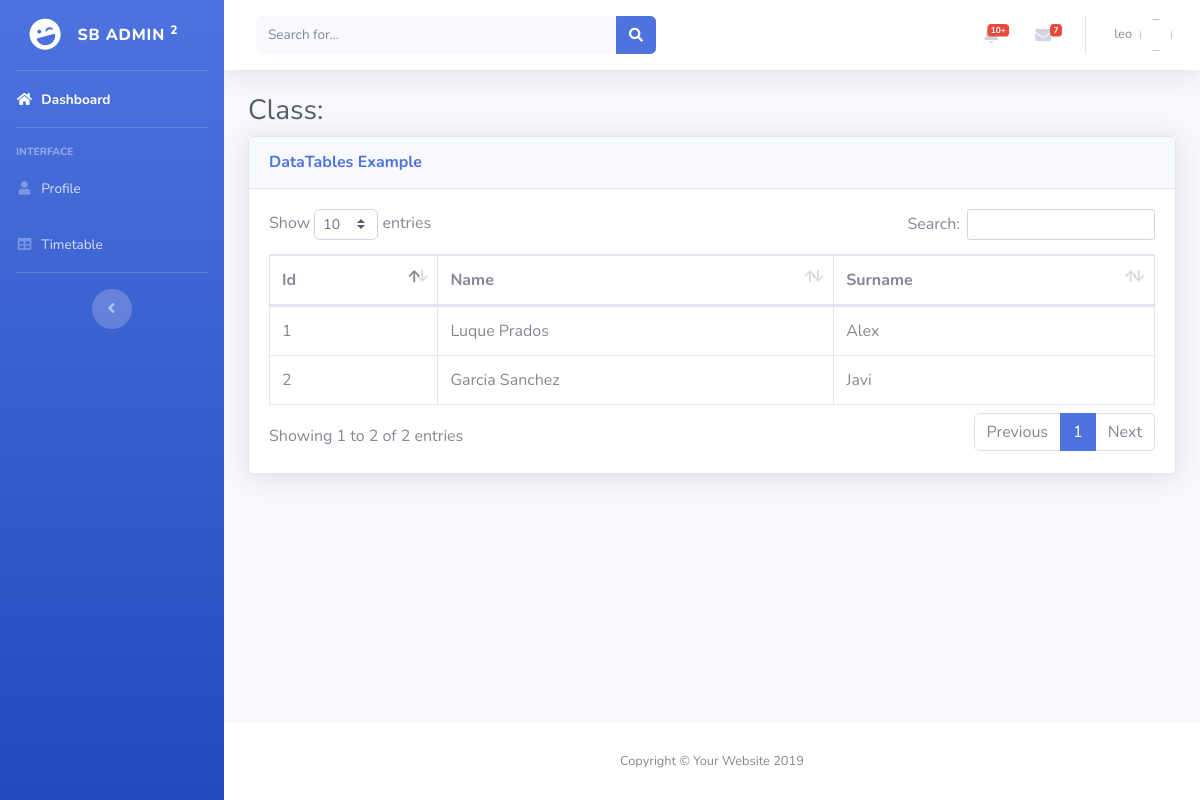
Page /class-detail.php?ID_CLASS=1 (signed in) on the committed database.
### tables this page shows
CREATE TABLE `students` (
  `ID` int(255) NOT NULL,
  `NAME` varchar(30) NOT NULL,
  `SURNAME` varchar(30) NOT NULL,
  `SURNAME2` varchar(30) NOT NULL,
  `ID_CLASS` int(11) DEFAULT NULL
);

### class-detail.php (the view, shortened to what this page needs)
<?php
  require 'database.php';
?>
<!DOCTYPE html>
<html lang="en">
<head>
  <link href="vendor/fontawesome-free/css/all.min.css" rel="stylesheet" type="text/css">
  <link href="css/sb-admin-2.min.css" rel="stylesheet">
  <link href="vendor/datatables/dataTables.bootstrap4.min.css" rel="stylesheet">
</head>
<body id="page-top">
  <div id="wrapper">
	<?php
		require 'sidebar.php';
	?>
    <div id="content-wrapper" class="d-flex flex-column">
      <div id="content">
		<?php
    require 'topbar.php';
  ?>
        <div class="container-fluid">
          <h1 class="h3 mb-2 text-gray-800">Class: </h1>
          <div class="card shadow mb-4">
            <div class="card-header py-3">
              <h6 class="m-0 font-weight-bold text-primary">DataTables Example</h6>
            </div>
            <div class="card-body">
              <div class="table-responsive">
                <table class="table table-bordered" id="dataTable" width ="100%" cellspacing="0">
                  <thead>
                    <tr>
                      <th>Id</th>
                      <th>Name</th>
                      <th>Surname</th>
                    </tr>
                  </thead>
                  <tbody>
                    <?php
                    $sqlStudentsTable = "SELECT * FROM students WHERE ID_CLASS =' ". $_GET["ID_CLASS"] ."'";
                    $result = $connexion->query($sqlStudentsTable);
                    $cont = 1;
                    if($result->num_rows>0){
                      while($row = $result->fetch_assoc()) {
                      echo '
                      <tr>
                        <td>'.$cont.'</td>
                        <td>'.$row['SURNAME'].'  '.$row['SURNAME2'].'</td>
                        <td>'.$row['NAME'].'</td>
                      </tr>
                      ';
                      $cont++;
                      }
                    }else{
                      echo 'No students in this class'
                      ;
                    }
                  ?>
                  </tbody>
                </table>
              </div>
            </div>
          </div>
        </div>
      </div>
      <footer class="sticky-footer bg-white">
        <div class="container my-auto">
          <div class="copyright text-center my-auto">
            <span>Copyright &copy; Your Website 2019</span>
          </div>
        </div>
      </footer>
    </div>
  </div>
</body>
</html>

### rows in the picture
students: SURNAME "Luque", SURNAME2 "Prados", NAME "Alex"
students: SURNAME "Garcia", SURNAME2 "Sanchez", NAME "Javi"

### other values in the picture
$_SESSION["username"] "leo"
